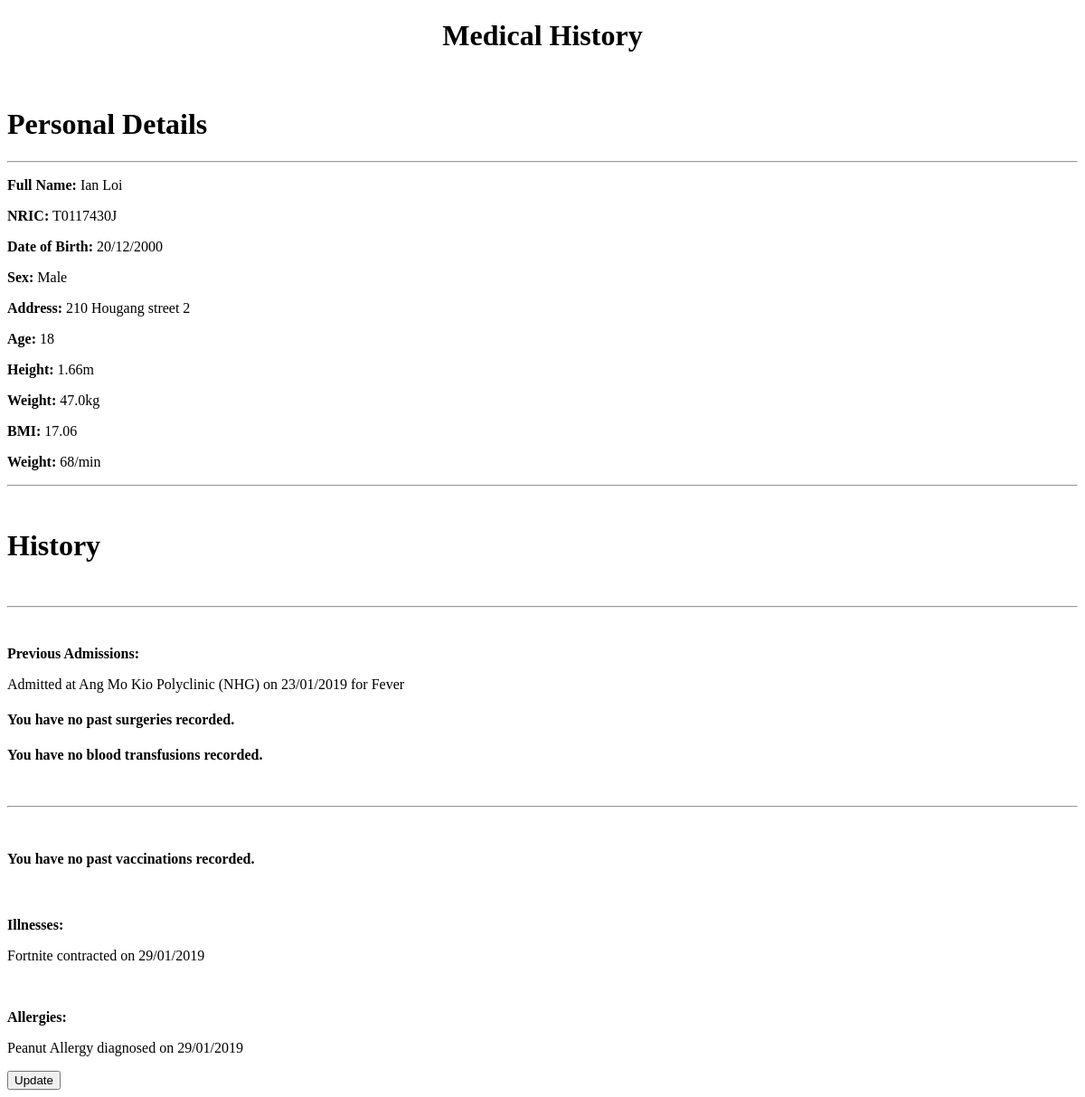
Before: /test (signed in) with the older database file.
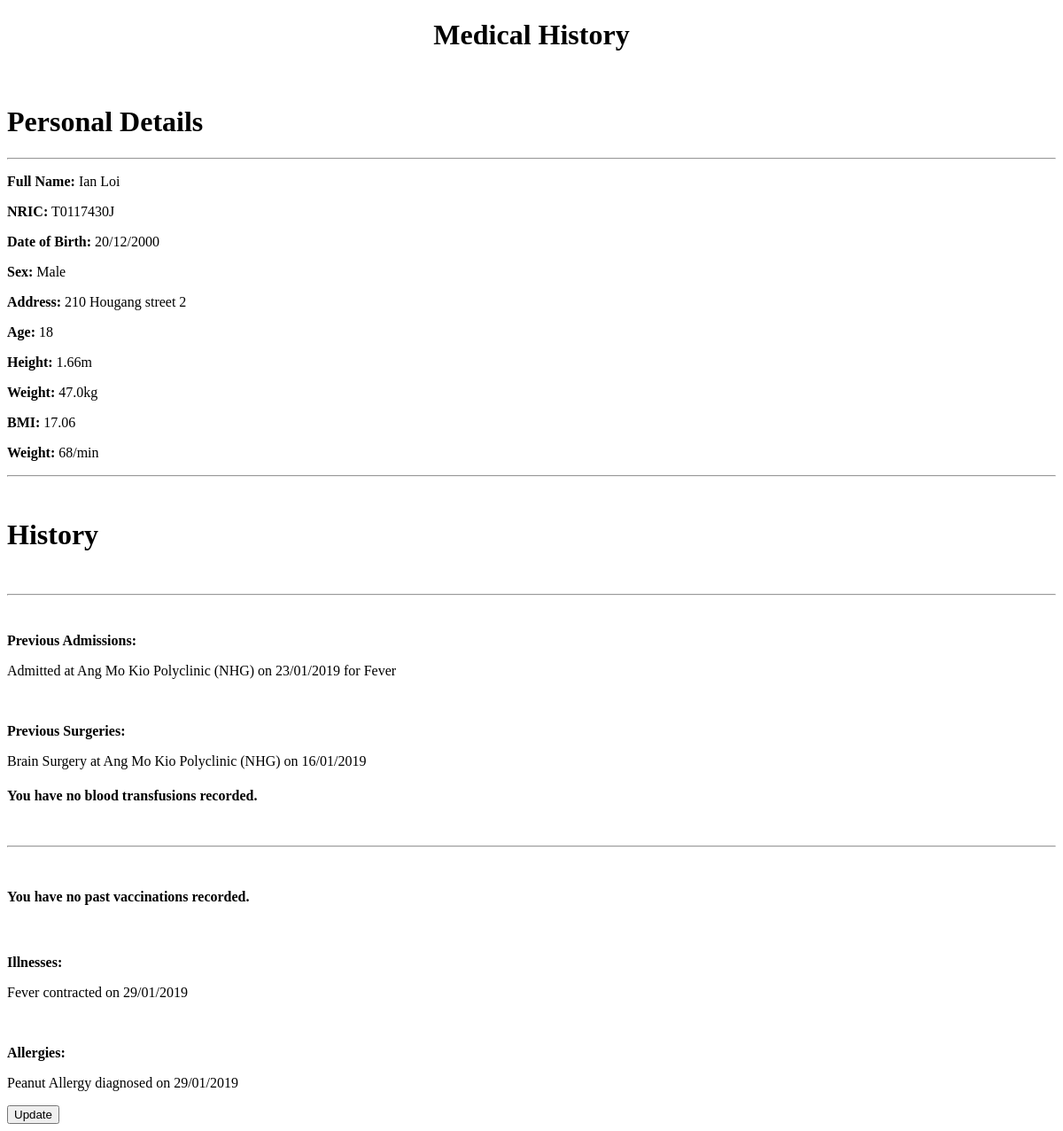
After: the same page with the newer database file.
### Flask/Models.py (models this page shows, shortened)
class Personal_Profile(db.Model):
    id = db.Column(db.Integer, primary_key=True)
    full_name = db.Column(db.String(60), nullable=True)
    nric = db.Column(db.String(9), unique=True, nullable=True)
    birthday = db.Column(db.DateTime, nullable=True)
    sex = db.Column(db.String(20), nullable=True)
    address = db.Column(db.String(100), nullable=True)
    age = db.Column(db.Integer, nullable=True)
    height = db.Column(db.Float, nullable=True)
    weight = db.Column(db.Float, nullable=True)
    heart_rate = db.Column(db.Integer, nullable=True)
    bmi = db.Column(db.Integer, nullable=True)
    user_id = db.Column(db.Integer, db.ForeignKey('user.id'), nullable=False)

class Admissions(db.Model):
    id = db.Column(db.Integer, primary_key=True)
    reason = db.Column(db.String(100), nullable=False)
    place = db.Column(db.String(100), nullable=True)
    date = db.Column(db.DateTime, nullable=True, default=datetime.now())
    comments = db.Column(db.String(100), nullable=True)
    user_id = db.Column(db.Integer, db.ForeignKey('user.id'), nullable=False)

class Illnesses(db.Model):
    id = db.Column(db.Integer, primary_key=True)
    illness = db.Column(db.String(100), nullable=False)
    date = db.Column(db.DateTime, nullable=True)
    user_id = db.Column(db.Integer, db.ForeignKey('user.id'), nullable=False)

class Allergies(db.Model):
    id = db.Column(db.Integer, primary_key=True)
    allergy = db.Column(db.String(100), nullable=True)
    date = db.Column(db.DateTime, nullable=True)
    user_id = db.Column(db.Integer, db.ForeignKey('user.id'), nullable=False)

class Surgeries(db.Model):
    id = db.Column(db.Integer, primary_key=True)
    surgery_type = db.Column(db.String(100), nullable=True)
    date = db.Column(db.DateTime, nullable=True, default=datetime.now)
    place = db.Column(db.String(100), nullable=True)
    comments = db.Column(db.String(100), nullable=True)
    user_id = db.Column(db.Integer, db.ForeignKey('user.id'),nullable=False)

### Flask/main/routes.py (the view)
@main.route('/test')
def test():
    form = MyForm()
    return render_template('text.html', form=form)

### Flask/Models.py (called while the page is built)
@login_manager.user_loader
def load_user(user_id):
    return User.query.get(int(user_id))

### Flask/templates/text.html (shortened to what this page needs)
<!DOCTYPE html>
<html lang="en">
<head>
</head>
<body>
    <h1 align="center"> Medical History </h1>
    <br>
    <div class="row justify-content-center">
        <h1> Personal Details</h1>
        <hr class="col-11">
        <div id="details" class="row col-11 justify-content-center">
            {% if current_user.personal_profile %}
            <div class="col">
                <p>
                    <b>Full Name:</b>
                    {% if current_user.personal_profile[0].full_name == '' %}
                    Not Set
                    {% else %}
                    {{ current_user.personal_profile[0].full_name }}
                    {% endif %}
                </p>
                <p>
                    <b>NRIC:</b>
                    {% if current_user.personal_profile[0].nric == '' %}
                    Not Set
                    {% else %}
                    {{ current_user.personal_profile[0].nric }}
                    {% endif %}
                </p>
            </div>
            <div class="col">
                <p>
                    <b>Date of Birth:</b>
                    {% if current_user.personal_profile[0].birthday == None %}
                    Not Set
                    {% else %}
                    {{ current_user.personal_profile[0].birthday.strftime('%d/%m/%Y') }}
                    {% endif %}
                </p>
                <p>
                    <b>Sex:</b>
                    {{ current_user.personal_profile[0].sex }}
                </p>
            </div>
            <div class="col">
                <p>
                    <b>Address:</b>
                    {% if current_user.personal_profile[0].address == '' %}
                    Not Set
                    {% else %}
                    {{ current_user.personal_profile[0].address }}
                    {% endif %}
                </p>
                <p>
                    <b>Age:</b>
                    {% if current_user.personal_profile[0].age == '' %}
                    Not Set
                    {% else %}
                    {{ current_user.personal_profile[0].age }}
                    {% endif %}
                </p>
            </div>
            <div class="col">
                <p>
                    <b>Height:</b>
                    {% if current_user.personal_profile[0].height == '' %}
                    Not Set
                    {% else %}
                    {{ current_user.personal_profile[0].height }}m
                    {% endif %}
                </p>
                <p>
                    <b>Weight:</b>
                    {% if current_user.personal_profile[0].weight == '' %}
                    Not Set
                    {% else %}
                    {{ current_user.personal_profile[0].weight }}kg
                    {% endif %}
                </p>
            </div>
            <div class="col">
                <p>
                    <b>BMI:</b>
                    {% if current_user.personal_profile[0].bmi == '' %}
                    Not Set
                    {% else %}
                    {{ current_user.personal_profile[0].bmi }}
                    {% endif %}
                </p>
                <p>
                    <b>Weight:</b>
                    {% if current_user.personal_profile[0].heart_rate == '' %}
                    Not Set
                    {% else %}
                    {{ current_user.personal_profile[0].heart_rate }}/min
                    {% endif %}
                </p>
            </div>
            {% endif %}
        </div>
        <hr class="col-11">
        <br>
        <div id="breaklines" class="col-12 row justify-content-center">
            <h1 class="col-12 text-center"> History </h1>
            <br>
        </div>
        <hr class="col-11">
        <div id="histories" class="row col-12 justify-content-around">
            <div id="admissions" class="row justify-content-start col-3">
                {% if current_user.admissions %}
                <div class="col vh-history">
                    <br>
                    <p>
                        <b>Previous Admissions:</b>
                        {% for i in range(5) %}
                        {% if current_user.admissions[i] %}
                        <p>
                            Admitted at
                            {{ current_user.admissions[i].place }} on {{
                            current_user.admissions[i].date.strftime('%d/%m/%Y') }}
                            for {{ current_user.admissions[i].reason }}
                        </p>
                        {% endif %}
                        {% endfor %}
                    </p>
                </div>
                {% else %}
                <div class="row justify-content-center">
                    <h4 class="text-center col-12"> You have no past admissions recorded. </h4>
                </div>
                {% endif %}
            </div>
            <div id="surgeries" class="row justify-content-start col-3">
                {% if current_user.surgeries %}
                <div class="col vh-history">
                    <br>
                    <p>
                        <b>
                            Previous Surgeries:
                        </b>
                    </p>
                    <p>
                        {% for i in range(5) %}
                        {% if current_user.surgeries[i] %}
                        <p>
                            {{ current_user.surgeries[i].surgery_type }} at
                            {{ current_user.surgeries[i].place }} on
                            {{current_user.surgeries[i].date.strftime('%d/%m/%Y') }}
                        </p>
                        {% endif %}
                        {% endfor %}
                    </p>
                </div>
                {% else %}
                <div class="row justify-content-center">
                    <h4 class="text-center col-12"> You have no past surgeries recorded. </h4>
                </div>
                {% endif %}
            </div>
            <div id="blood transfusions" class="row justify-content-start col-3">
                {% if current_user.blood_transfusions %}
                <div class="col vh-history">
                    <br>
                    <p>
                        <b> Blood Transfusions:</b>
                        {% for i in range(5) %}
                        {% if current_user.blood_transfusions[i] %}
                        <p>
                            {{ current_user.blood_transfusions[i].blood_type }} at
                            {{ current_user.blood_transfusions[i].place }} on
                            {{current_user.blood_transfusions[i].date.strftime('%d/%m/%Y') }}
                        </p>
                        {% endif %}
                        {% endfor %}
                    </p>
                </div>
                {% else %}
                <div class="row justify-content-center">
                    <h4 class="text-center col-12"> You have no blood transfusions recorded. </h4>
                </div>
                {% endif %}
            </div>
        </div>
        <div id="breaklines" class="col-12">
            <br>
            <hr>
            <br>
        </div>
        <div id="histories2" class="row col-12 justify-content-around">
            <div id="vaccinations" class="row justify-content-start col-3">
                {% if current_user.vaccinations %}
                <div class="col vh-history">
                    <br>
                    <p>
                        <b>
                            Vaccines:
                        </b>
                    </p>
                    <p>
                        {% for i in range(5) %}
                        {% if current_user.vaccinations[i] %}
                        <p>
                            {{ current_user.vaccinations[i].vaccine }} shot
                            on
                            {{current_user.vaccinations[i].date.strftime('%d/%m/%Y') }}
                        </p>
                        {% endif %}
                        {% endfor %}
                    </p>
                </div>
                {% else %}
                <div class="row justify-content-center">
                    <h4 class="text-center col-12"> You have no past vaccinations recorded. </h4>
                </div>
                {% endif %}
            </div>
            <div id="illnesses" class="row justify-content-start col-3">
                {% if current_user.illnesses %}
                <div class="vh-history">
                    <br>
                    <p>
                        <b>Illnesses:</b>
                        {% for i in range(current_user.illnesses|length) %}
                        {% if current_user.illnesses[i] %}
                        <div class="row">
                            <p class="col">
                                {{ current_user.illnesses[i].illness }}
                                contracted on {{
                                current_user.illnesses[i].date.strftime('%d/%m/%Y') }}
                            </p>
                        </div>
                        {% endif %}
                        {% endfor %}
                    </p>
                </div>
                {% else %}
                <div class="row justify-content-center">
                    <h4 class="text-center col-12"> You have no past illnesses recorded. </h4>
                </div>
                {% endif %}
            </div>
            <div id="allergies" class="row justify-content-start col-3">
                {% if current_user.allergies %}
                <div class="col vh-history">
                    <br>
                    <p>
                        <b>Allergies:</b>
                        {% for i in range(5) %}
                        {% if current_user.allergies[i] %}
                        <p>
                            {{ current_user.allergies[i].allergy }} diagnosed on
                            {{current_user.allergies[i].date.strftime('%d/%m/%Y') }}
                        </p>
                        {% endif %}
                        {% endfor %}
                    </p>
                </div>
                <div class="text-center col-12">
                    <a href="{{ url_for('medical_history.Update_Record', record='Allergies') }}">
                        <button class="btn btn-info col"> Update </button>
                    </a>
                </div>
                {% else %}
                <div class="row justify-content-center">
                    <h4 class="text-center col-12"> You have no allergies recorded. </h4>
                </div>
                {% endif %}
            </div>
        </div>
    </div>
</body>
</html>

Changed rows visible on the page:
added Surgeries: surgery_type "Brain Surgery", place "Ang Mo Kio Polyclinic (NHG)", date "16/01/2019"
Other visible differences:
text no longer shown: "You have no past surgeries recorded."
text now shown: "Previous Surgeries:"
new list line: "at on"
new list line: "Fever 29/01/2019"
new list line: "contracted on"
list line gone: "Fortnite 29/01/2019"
list line gone: "contracted on"
